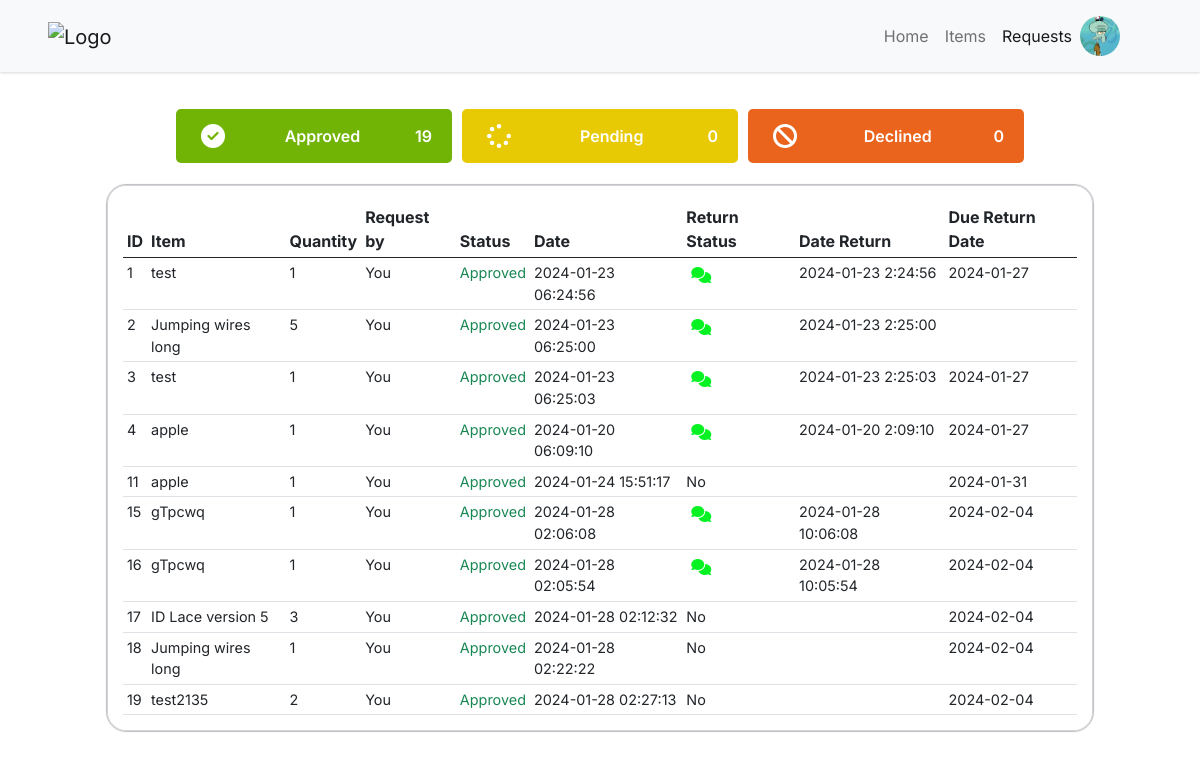
The app's page /requests.php (signed in), older data.
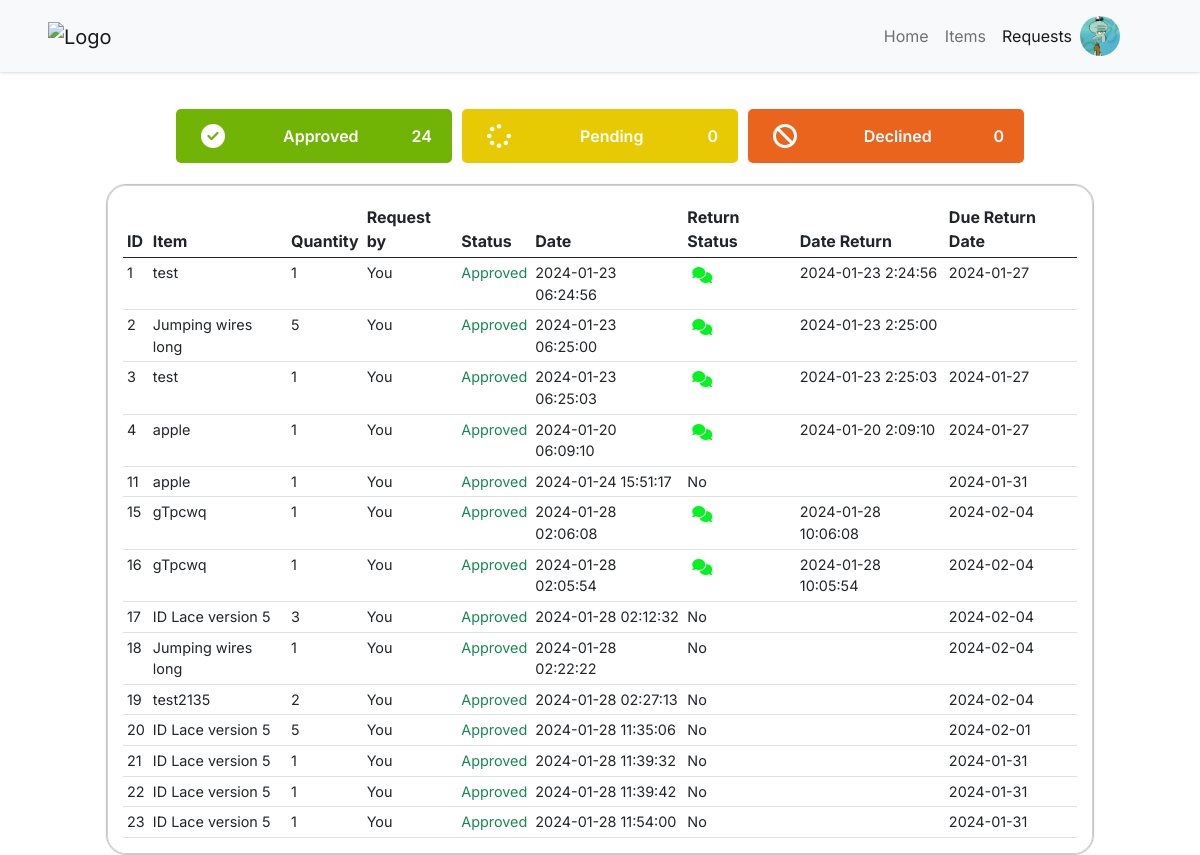
The same page, newer data.
### tables this page shows
CREATE TABLE `users` (
  `user_id` int(11) NOT NULL,
  `user_firstname` varchar(255) NOT NULL,
  `user_lastname` varchar(255) NOT NULL,
  `user_email` varchar(255) NOT NULL,
  `user_password` varchar(255) NOT NULL,
  `user_category` int(11) NOT NULL,
  `user_chapter` int(11) NOT NULL,
  `user_image` varchar(255) NOT NULL,
  `user_status` enum('active','inactive') NOT NULL
);

CREATE TABLE `history` (
  `history_id` int(11) NOT NULL,
  `history_item_id` int(11) NOT NULL,
  `history_quantity` int(11) NOT NULL,
  `history_user_id` int(11) NOT NULL,
  `history_status` enum('approved','declined','pending','') NOT NULL,
  `history_date` timestamp NOT NULL DEFAULT current_timestamp() ON UPDATE current_timestamp(),
  `isReturned` int(1) NOT NULL,
  `history_date_return` varchar(30) NOT NULL,
  `history_due_date` varchar(30) NOT NULL
);

CREATE TABLE `items` (
  `item_id` int(11) NOT NULL,
  `unique_item_id` varchar(225) NOT NULL,
  `item_name` varchar(255) NOT NULL,
  `item_category` int(11) NOT NULL,
  `item_measure` int(11) NOT NULL,
  `item_quantity` int(11) NOT NULL,
  `item_chapter` int(11) NOT NULL,
  `item_status` enum('enabled','disabled','','') NOT NULL,
  `item_description` varchar(255) NOT NULL,
  `item_image` varchar(255) NOT NULL,
  `item_condition` varchar(30) NOT NULL,
  `item_location` varchar(30) NOT NULL,
  `item_cost` varchar(30) NOT NULL,
  `barcode_img` varchar(60) NOT NULL
);

### requests.php (the view, shortened to what the rows shown need)
<?php
include './includes/config.inc.php';
?>
<!DOCTYPE html>
<html lang="en">
<head>
    <?php include_once 'includes/headers.inc.php'; ?>
    <link rel="stylesheet" href="assets/css/style.css?v=<?php echo time(); ?>">
    <link rel="stylesheet" href="assets/css/nav.css?v=<?php echo time(); ?>">
    <link rel="stylesheet" href="assets/css/items.css?v=<?php echo time(); ?>">
    <link rel="stylesheet" href="assets/css/requests.css?v=<?php echo time(); ?>">
    <link rel="stylesheet" href="https://cdn.datatables.net/1.13.6/css/jquery.dataTables.css" />
</head>
<body>
    <?php include 'nav.php'; ?>
    <div id="wrapper">
        <div class="section px-5 pt-4">
                    <?php
                    $query = "SELECT COUNT(history_status) FROM history WHERE history_status = 'declined'";
                    ?>
            <div class="row justify-content-center align-items-center">
                <div class="col-12 col-sm-12 col-md-12 col-lg-11">
                    <div class="table-responsive">
                        <table class="table table-hover table-sm">
                            <thead>
                                <tr>
                                    <th>ID</th>
                                    <th>Item</th>
                                    <th>Quantity</th>
                                    <th>Request by</th>
                                    <th>Status</th>
                                    <th>Date</th>
                                    <th>Return Status</th>
                                    <th>Date Return</th>
                                    <th>Due Return Date</th>
                                </tr>
                            </thead>
                            <tbody>
                                <?php
                                if (isset($_SESSION['CT'])) {
                                    try {
                                        if ($_SESSION['CT'] == 1) {
                                            if ($_SESSION['CH'] == 1) {
                                                $query = "SELECT h.history_id AS ID,
                                                    i.item_name AS Item,
                                                    i.item_id AS itemID,
                                                    h.history_user_id AS userID,
                                                    h.history_quantity AS Quantity,
                                                    CONCAT(u.user_firstname, ' ', u.user_lastname) AS 'Request by',
                                                    h.history_status AS Status,
                                                    h.isReturned AS isReturned,
                                                    h.history_date_return AS dateReturn,
                                                    h.history_due_date AS dueDate,
                                                    h.history_date AS Date
                                                    FROM history AS h
                                                    INNER JOIN items AS i ON h.history_item_id = i.item_id
                                                    INNER JOIN users AS u ON h.history_user_id = u.user_id;";
                                            } else {
                                                $query = "SELECT h.history_id AS ID,
                                                    i.item_name AS Item,
                                                    i.item_id AS itemID,
                                                    h.history_user_id AS userID,
                                                    h.history_quantity AS Quantity,
                                                    CONCAT(u.user_firstname, ' ', u.user_lastname) AS 'Request by',
                                                    h.history_status AS Status,
                                                    h.history_date AS Date,
                                                    h.isReturned AS isReturned,
                                                    h.history_date_return AS dateReturn,
                                                    h.history_due_date AS dueDate,
                                                    h.history_user_id AS hUserID
                                                    FROM history AS h
                                                    INNER JOIN items AS i ON h.history_item_id = i.item_id
                                                    INNER JOIN users AS u ON h.history_user_id = u.user_id
                                                    WHERE u.user_chapter =" . $_SESSION['CH'] . ";";
                                            }
                                        } else if ($_SESSION['CT'] == 0) {
                                            $query = "SELECT h.history_id AS ID,
                                                i.item_name AS Item,
                                                i.item_id AS itemID,
                                                h.history_user_id AS userID,
                                                h.history_quantity AS Quantity,
                                                CONCAT(u.user_firstname, ' ', u.user_lastname) AS 'Request by',
                                                h.history_status AS Status,
                                                h.history_date AS Date,
                                                h.isReturned AS isReturned,
                                                h.history_date_return AS dateReturn,
                                                h.history_due_date AS dueDate
                                                FROM history AS h
                                                INNER JOIN items AS i ON h.history_item_id = i.item_id
                                                INNER JOIN users AS u ON h.history_user_id = u.user_id
                                                WHERE u.user_chapter = " . $_SESSION['CH'] . "
                                                AND u.user_id = " . $_SESSION['ID'] . ";";
                                        }
                                        $stmt = $pdo->query($query);
                                        $stmt->execute();
                                        $result = $stmt->fetchAll(PDO::FETCH_ASSOC);
                                        foreach ($result as $row) {
                                ?>
                                            <tr>
                                                <td><?php echo $row['ID']; ?></td>
                                                <td><?php echo $row['Item']; ?></td>
                                                <td><?php echo $row['Quantity']; ?></td>
                                                <td class="text-capitalize"><?php
                                                                            if ($row['userID'] == $_SESSION['ID']) {
                                                                                echo 'You';
                                                                            } else {
                                                                                echo $row['Request by'];
                                                                            }
                                                                            ?></td>
                                                <?php
                                                if ($row['Status'] == 'approved') {
                                                    echo '<td class="text-success text-capitalize small">' . $row['Status'] . '</td>';
                                                } else if ($row['Status'] == 'pending') {
                                                    echo '<td class="text-warning text-capitalize small">' . $row['Status'] . '</td>';
                                                } else if ($row['Status'] == 'declined') {
                                                    echo '<td class="text-danger text-capitalize small">' . $row['Status'] . '</td>';
                                                }
                                                ?>
                                                <td>
                                                    <?php
                                                    echo $row['Date'];
                                                    ?>
                                                </td>
                                                <td>
                                                    <?php
                                                    if ($row['isReturned'] == 0) {
                                                        echo 'No';
                                                    } else {
                                                        if ($row['userID'] == $_SESSION['ID']) { ?>
                                                           <a href="./viewItem.php?itemid=<?php echo $row['itemID'] ?>" class="feedback-btn"  title="feedback"><i class="fa-sharp fa-solid fa-comments fa-" style="color: #07f223;"></i></a>
                                                        <?php } else {
                                                            echo 'Yes';
                                                        }
                                                    }
                                                    ?>
                                                </td>
                                                <td>
                                                    <?php echo $row['dateReturn'] ?>
                                                </td>
                                                <td>
                                                    <?php echo $row['dueDate'] ?>
                                                </td>
                                            </tr>
                                <?php
                                        }
                                    } catch (PDOException $e) {
                                        echo "Error: " . $e->getMessage();
                                    }
                                }
                                ?>
                            </tbody>
                        </table>
                    </div>
                </div>
            </div>
        </div>
    </div>
</body>
</html>

### nav.php (shortened to what the rows shown need)
<?php
try {
    $stmt = $pdo->prepare("SELECT user_image FROM users WHERE user_id = :id");
    $stmt->bindParam(':id', $_SESSION['ID'], PDO::PARAM_INT);
    $stmt->execute();
    if ($stmt->rowCount() > 0) {
        $row = $stmt->fetch(PDO::FETCH_ASSOC);
        $userImage = $row['user_image'];
    }
} catch (PDOException $e) {
    echo "Error: " . $e->getMessage();
}
include './includes/config.inc.php';
?>
<div class="container">
    <nav class="navbar navbar-expand-lg navbar-light bg-light px-sm-5 px-md-5 px-lg-5 fixed-top mainnav">
        <div class="collapse navbar-collapse justify-content-end align-items-center" id="navbarNav">
            <ul class="navbar-nav d-flex justify-content-center align-items-center">
                <li class="nav-item dropdown pull-right">
                    <?php
                    try {
                        $stmt = $pdo->prepare("SELECT user_image FROM users WHERE user_id = :id");
                        $stmt->bindParam(':id', $_SESSION['ID'], PDO::PARAM_INT);
                        $stmt->execute();
                        if ($stmt->rowCount() > 0) {
                            $row = $stmt->fetch(PDO::FETCH_ASSOC);
                            $userImage = $row['user_image'];
                        }
                    } catch (PDOException $e) {
                        echo "Error: " . $e->getMessage();
                    }
                    ?>
                    <div class="rounded-image image-profile" id="dropdownMenuButton" data-toggle="dropdown" aria-haspopup="true" aria-expanded="false">
                        <img src="images/userProfiles/<?php echo $userImage; ?>" class="img-fluid" alt="User Image">
                    </div>
                </li>
            </ul>
        </div>
    </nav>
</div>

Row changes from the older to the newer data that the page shows:
added history: history_id "20", history_item.item_name "ID Lace version 5", history_quantity "5", shows "You", history_status "Approved", history_date "2024-01-28 11:35:06", isReturned "No", history_due_date "2024-02-01"
added history: history_id "21", history_item.item_name "ID Lace version 5", history_quantity "1", shows "You", history_status "Approved", history_date "2024-01-28 11:39:32", isReturned "No", history_due_date "2024-01-31"
added history: history_id "22", history_item.item_name "ID Lace version 5", history_quantity "1", shows "You", history_status "Approved", history_date "2024-01-28 11:39:42", isReturned "No", history_due_date "2024-01-31"
added history: history_id "23", history_item.item_name "ID Lace version 5", history_quantity "1", shows "You", history_status "Approved", history_date "2024-01-28 11:54:00", isReturned "No", history_due_date "2024-01-31"
Text that changed along with them:
$count: "19" → "24"
